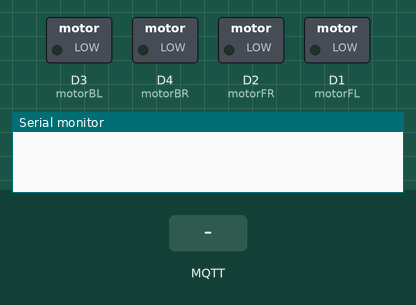
A sketch run on a simulated ESP8266 (NodeMCU). Parts: switched loads named in the sketch (green lamp = pin HIGH), the last lines printed to the serial monitor. The inputs (shaded band) are chosen by the test bench. WiFi joins after 1.5 s; servers stay silent unless stated; no MQTT or app messages arrive unless stated.

Above: at 2.7 s.
2.8 s: MQTT message "UP" arrives on the first subscribed topic
At 3.7 s:
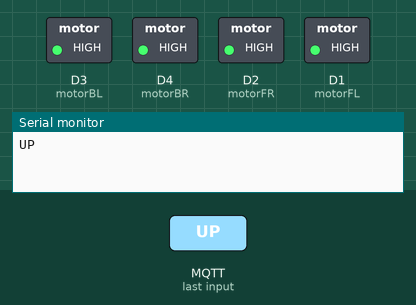
4.3 s: MQTT message "STOP" arrives on the first subscribed topic
At 4.8 s:
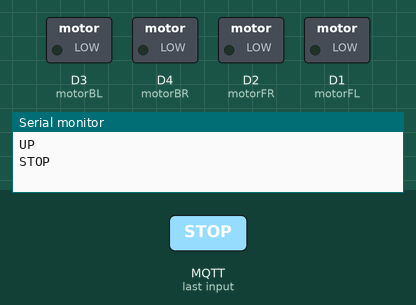
Timing chart, 0 to 7.3 s (numbered marks = the images above; inputs shaded):
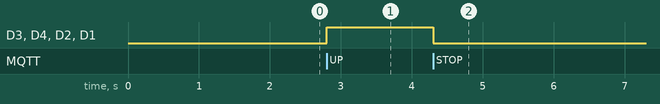

Measured:
- after the input at 2.8 s, D3 (motorBL), D4 (motorBR), D2 (motorFR), D1 (motorFL): LOW → HIGH at once
- after the input at 4.3 s, D3 (motorBL), D4 (motorBR), D2 (motorFR), D1 (motorFL): HIGH → LOW at once

The sketch:

drone.ino
```cpp
#include <ESP8266WiFi.h>
#include <PubSubClient.h>

const char* ssid = "YOUR_WIFI";
const char* password = "YOUR_PASS";
const char* mqtt_server = "192.168.1.10";

WiFiClient espClient;
PubSubClient client(espClient);

// Motor pins
int motorFL = D1;
int motorFR = D2;
int motorBL = D3;
int motorBR = D4;

void callback(char* topic, byte* payload, unsigned int length) {
  String msg = "";

  for (int i = 0; i < length; i++) {
    msg += (char)payload[i];
  }

  Serial.println(msg);

  if (msg == "UP") {
    analogWrite(motorFL, 800);
    analogWrite(motorFR, 800);
    analogWrite(motorBL, 800);
    analogWrite(motorBR, 800);
  }

  else if (msg == "STOP") {
    analogWrite(motorFL, 0);
    analogWrite(motorFR, 0);
    analogWrite(motorBL, 0);
    analogWrite(motorBR, 0);
  }
}

void reconnect() {
  while (!client.connected()) {
    client.connect("DroneESP");
    client.subscribe("drone/control");
  }
}

void setup() {
  Serial.begin(115200);

  pinMode(motorFL, OUTPUT);
  pinMode(motorFR, OUTPUT);
  pinMode(motorBL, OUTPUT);
  pinMode(motorBR, OUTPUT);

  WiFi.begin(ssid, password);

  while (WiFi.status() != WL_CONNECTED) {
    delay(500);
  }

  client.setServer(mqtt_server, 1883);
  client.setCallback(callback);
}

void loop() {
  if (!client.connected()) {
    reconnect();
  }

  client.loop();
}
```
